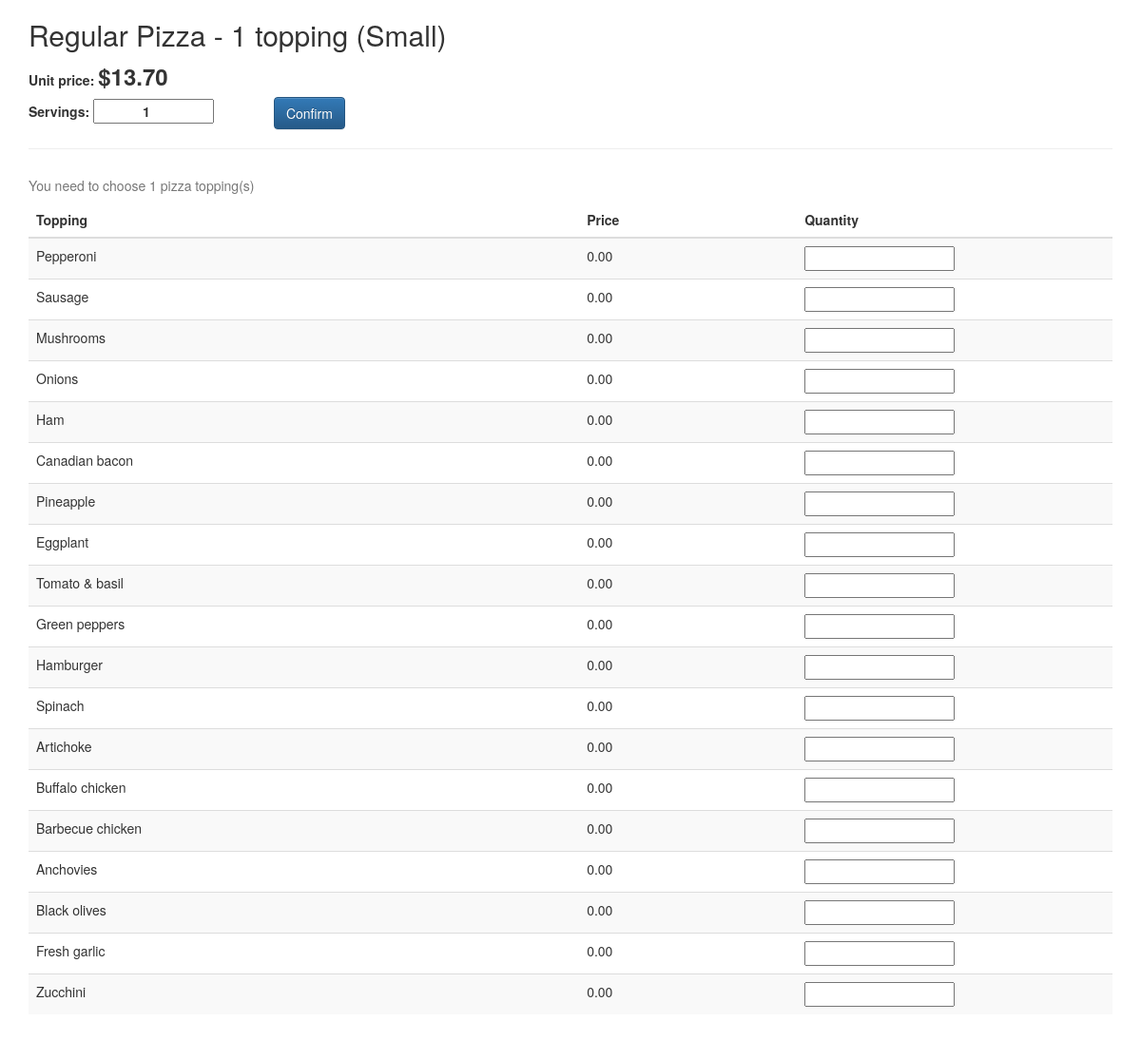
Screenshot of /pick/3 (signed in) with the database file from the repository.
### orders/models.py (models this page shows, shortened)
class Product(models.Model):
    category = models.ForeignKey(Category, on_delete=models.PROTECT, related_name="products")
    name = models.CharField(max_length=128)
    size = models.CharField(max_length=8, choices=SIZE_CHOICES, default='Regular')
    n_topping = models.IntegerField(default=0)
    n_addition = models.IntegerField(default=0)
    price = models.DecimalField(max_digits=10, decimal_places=2)
    created = models.DateTimeField(auto_now_add=True)
    updated = models.DateTimeField(auto_now=True)
    class Meta:
        verbose_name = "product"
        verbose_name_plural = "products"
        db_table = "shop_product"
        unique_together = (('category', 'name', 'size'), )

class Category(models.Model):
    name = models.CharField(max_length=128, unique=True)
    class Meta:
        verbose_name = "category"
        verbose_name_plural = "categories"
        db_table = "shop_category"
    def __str__(self):
        return self.name

class Topping(models.Model):
    name = models.CharField(max_length=128, unique=True)
    price = models.DecimalField(max_digits=10, decimal_places=2, default=0)
    class Meta:
        verbose_name = "topping"
        verbose_name_plural = "toppings"
        db_table = "shop_topping"

### orders/views.py (the view)
# urls.py: path("pick/<int:id>", views.pick_product, name="pick_product"),
@login_required
def pick_product(request, id):
    if request.method == "POST":
        qty = to_num(request.POST['qty'])
        if qty is None or qty == 0:
            return HttpResponse("<script>window.close();</script>")
        toppings = clean_form_data(request.POST)
        n_topping = Product.objects.get(id=id).n_topping
        if sum(toppings.values()) != n_topping:
            return HttpResponse("<script>alert('This product should have " + str(n_topping) + " topping\(s\).')</script>")
        additions = clean_form_data(request.POST, {'ptn': r'addition_(\d+)$', 'rpl': r'\1'})
        try:
            cart = Cart.objects.get(user=request.user)
        except Cart.DoesNotExist:
            cart = Cart.objects.create(user=request.user)
        product = Product.objects.get(pk=id)
        item = Item(product=product, quantity=qty, price=product.price)
        itm_dup = False
        itm_trk = {'product': item.product.id, 'price': item.price, 'topping': dict(), 'addition': dict()}
        if len(toppings) > 0:
            for key in toppings:
                topping = Topping.objects.get(id=to_num(key))
                itm_trk['topping'][key] = toppings[key]
                itm_trk['price'] += topping.price * toppings[key]
        if len(additions) > 0:
            for key in additions:
                addition = Addition.objects.get(id=to_num(key))
                itm_trk['addition'][key] = additions[key]
                itm_trk['price'] += addition.price * additions[key]
        for itm in cart.cartitem_set.all():
            itm_str = show_item(itm.item)
            if itm_trk == itm_str:
                itm_dup = True
                itm.quantity += qty
                itm.save()
                break
        if not itm_dup:
            item.save()
            if len(toppings) > 0:
                for key in toppings:
                    topping = Topping.objects.get(id=to_num(key))
                    ItemTopping.objects.create(item=item, topping=topping, quantity=toppings[key])
                    item.price += topping.price * toppings[key]
            if len(additions) > 0:
                for key in additions:
                    addition = Addition.objects.get(id=to_num(key))
                    ItemAddition.objects.create(item=item, addition=addition, quantity=additions[key])
                    item.price += addition.price * additions[key]
            item.save()
            CartItem.objects.create(cart=cart, item=item, quantity=qty)
        return redirect(reverse('cart'))
    else:
        products = Product.objects.get(id=id)
        toppings = Topping.objects.all()
        additions = Addition.objects.filter(size=products.size)
        return render(request, "orders/pick_product.html",
            {"product": products, "toppings": toppings, "additions": additions})

### templates/orders/pick_product.html (shortened to what this page needs)
{% extends "_popup.html" %}
{% load static %}
{% block disp %}
<h2>{{product.category}} - {{ product.name }} ({{ product.size }})</h2>
<form id="prod_form" name="prod_form" action="{% url 'pick_product' id=product.id %}" method="post" onsubmit="return check_toppings()">
<label>
    Unit price: <span style="font-size:x-large">$</span><span name="price" id="price" style="font-size:x-large">{{ product.price }}</span>
</label>
<br />
<label>Servings:
    <input name="qty" id="qty" type="number" style="text-align:center;width:50%" min="0" value="1" />
</label>
<button id="btn_submit" type="submit" class="btn btn-md btn-primary">Confirm</button>
<hr>
{% if product.n_topping > 0 %}
<table class="table table-striped table-hover table-responsive" cellspacing="0">
    <caption>You need to choose <span id="n_topping">{{ product.n_topping }}</span> pizza topping(s)</caption>
    <thead>
        <th>Topping</th>
        <th>Price</th>
        <th>Quantity</th>
    </thead>
    <tbody>
        {% for topping in toppings %}
        <tr>
            <td>{{ topping.name }}</td>
            <td id="topping_price_{{ topping.id }}">{{ topping.price }}</td>
            <td>
                <input name="topping_{{ topping.id }}" type="number" style="text-align:center;width:50%"
                 data-class="topping" data-item="{{ topping.id }}" min="0" max="{{ product.n_topping }}" />
            </td>
        </tr>
        {% endfor %}
    </tbody>
</table>
{% endif %}
</form>
{% endblock %}

### static/css/style.css (style rules this page uses)
body { padding-bottom: 200px; }

### rows the page displays
Product: category "Regular Pizza", name "1 topping", size "Small", price "13.70", n_topping "1"
Topping: name "Pepperoni", price "0.00"
Topping: name "Sausage", price "0.00"
Topping: name "Mushrooms", price "0.00"
Topping: name "Onions", price "0.00"
Topping: name "Ham", price "0.00"
Topping: name "Canadian bacon", price "0.00"
Topping: name "Pineapple", price "0.00"
Topping: name "Eggplant", price "0.00"
Topping: name "Tomato & basil", price "0.00"
Topping: name "Green peppers", price "0.00"
Topping: name "Hamburger", price "0.00"
Topping: name "Spinach", price "0.00"
Topping: name "Artichoke", price "0.00"
Topping: name "Buffalo chicken", price "0.00"
Topping: name "Barbecue chicken", price "0.00"
Topping: name "Anchovies", price "0.00"
Topping: name "Black olives", price "0.00"
Topping: name "Fresh garlic", price "0.00"
Topping: name "Zucchini", price "0.00"
